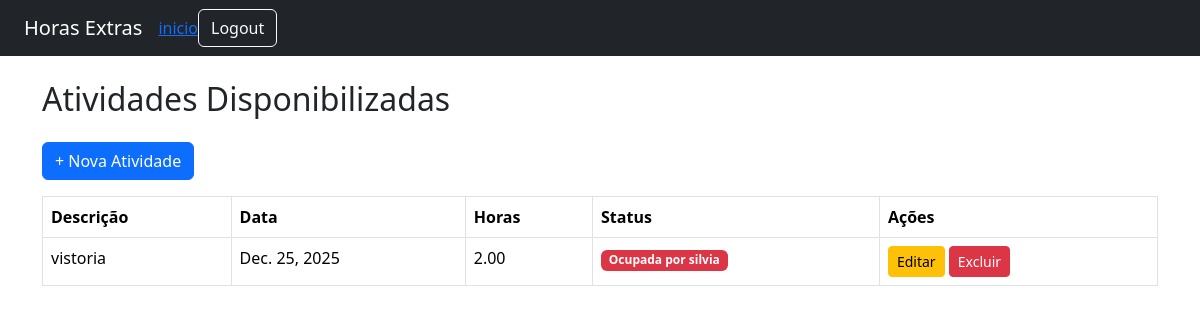
/atividades/ (signed in), run on an earlier commit of the app's database.
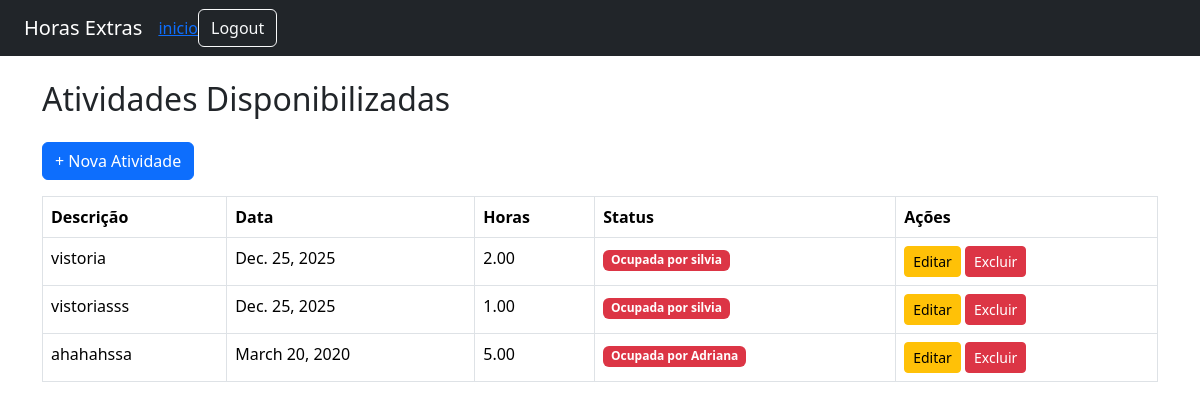
And on a later commit of the database.
### core/models.py (models this page shows, shortened)
class AtividadeHoraExtra(models.Model):
    gestor = models.ForeignKey(User, on_delete=models.CASCADE, related_name='atividades_criadas')
    regional = models.ForeignKey(Regional, on_delete=models.CASCADE)
    descricao = models.TextField()
    data = models.DateField()
    hora_inicio = models.TimeField()
    hora_fim = models.TimeField()
    ocupada = models.BooleanField(default=False)
    funcionario = models.ForeignKey(User, on_delete=models.SET_NULL, null=True, blank=True, related_name='atividades_assumidas')
    def total_horas(self):
        delta = datetime.combine(self.data, self.hora_fim) - datetime.combine(self.data, self.hora_inicio)
        return delta.total_seconds() / 3600

### core/views.py (the view)
    def wrapper(request, *args, **kwargs):
        if not hasattr(request.user, 'perfil') or request.user.perfil.tipo != 'gestor':
            return render(request, 'errodepermissao.html', status=403)
        return view_func(request, *args, **kwargs)

### core/views.py (called while the page is built)
def gestor_required(view_func):
    def wrapper(request, *args, **kwargs):
        if not hasattr(request.user, 'perfil') or request.user.perfil.tipo != 'gestor':
            return render(request, 'errodepermissao.html', status=403)
        return view_func(request, *args, **kwargs)
    return wrapper

@login_required
@gestor_required
def listar_atividades(request):
    atividades = AtividadeHoraExtra.objects.filter(gestor=request.user)
    return render(request, 'core/atividades/listar.html', {'atividades': atividades})

### core/Templates/core/atividades/listar.html (shortened to what this page needs)
{% extends 'base.html' %}
{% block content %}
<h2 class="mb-4">Atividades Disponibilizadas</h2>
<a href="{% url 'criar_atividade' %}" class="btn btn-primary mb-3">+ Nova Atividade</a>
<table class="table table-bordered">
  <thead>
    <tr>
      <th>Descrição</th>
      <th>Data</th>
      <th>Horas</th>
      <th>Status</th>
      <th>Ações</th>
    </tr>
  </thead>
  <tbody>
    {% for atividade in atividades %}
    <tr>
      <td>{{ atividade.descricao }}</td>
      <td>{{ atividade.data }}</td>
      <td>{{ atividade.total_horas|floatformat:2 }}</td>
      <td>
        {% if atividade.ocupada %}
          <span class="badge bg-danger">Ocupada por {{ atividade.funcionario.username }}</span>
        {% else %}
          <span class="badge bg-success">Disponível</span>
        {% endif %}
      </td>
      <td>
        <a href="{% url 'editar_atividade' atividade.id %}" class="btn btn-sm btn-warning">Editar</a>
        <a href="{% url 'excluir_atividade' atividade.id %}" class="btn btn-sm btn-danger">Excluir</a>
      </td>
    </tr>
    {% endfor %}
  </tbody>
</table>
{% endblock %}

What changed in the data, as far as the page shows it:
added AtividadeHoraExtra: descricao "vistoriasss", data "Dec. 25, 2025", total_horas "1.00", funcionario.username "silvia"
added AtividadeHoraExtra: descricao "ahahahssa", data "March 20, 2020", total_horas "5.00", funcionario.username "Adriana"
